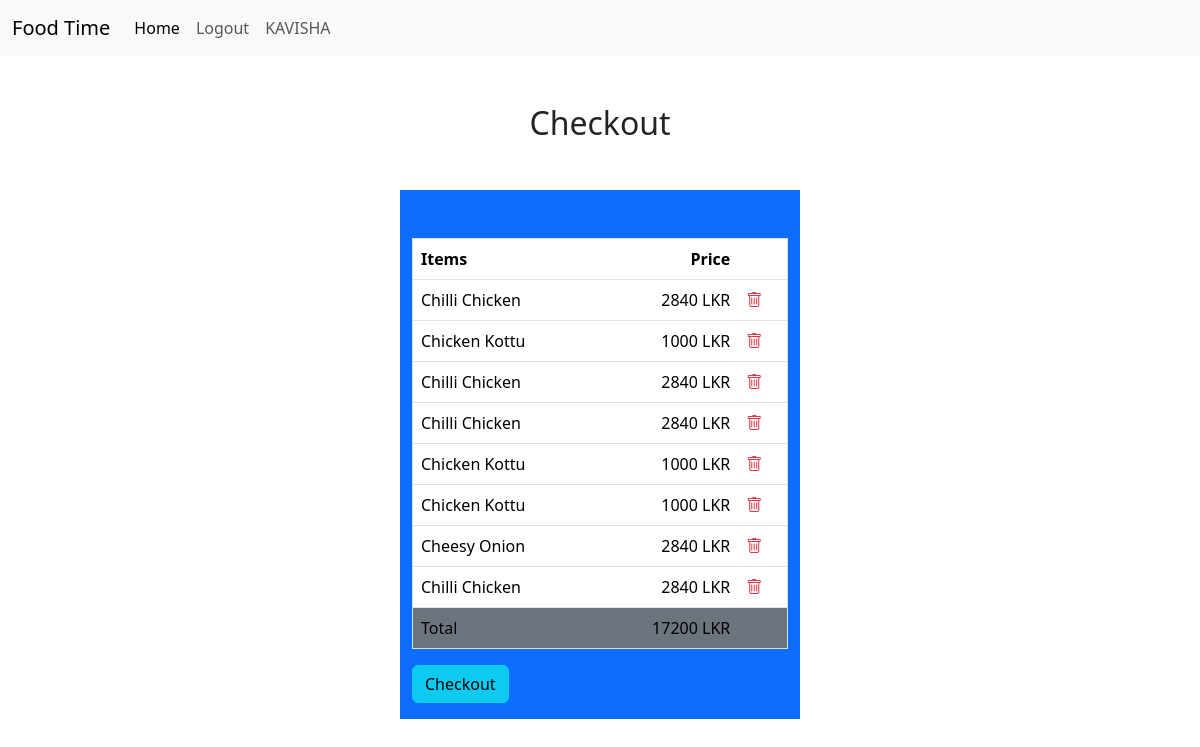
Screenshot of /checkout.php (signed in) with the database file from the repository.
### tables this page shows
CREATE TABLE `checkout` (
  `id` int(255) NOT NULL,
  `userName` varchar(255) NOT NULL,
  `item` varchar(255) NOT NULL,
  `balance` decimal(10,0) NOT NULL
);

### checkout.php (the view, shortened to what this page needs)
<?php
include "./includes/db.inc.php";
$userLoginIcon = $_SESSION["username"];
$totalB = 0;
?>
<!DOCTYPE html>
<html lang="en">
<head>
    <link href="https://cdn.jsdelivr.net/npm/bootstrap@5.3.3/dist/css/bootstrap.min.css" rel="stylesheet">
    <link rel="stylesheet" href="https://cdn.jsdelivr.net/npm/bootstrap-icons@1.11.3/font/bootstrap-icons.min.css">
</head>
<body>
    <nav class="navbar navbar-expand-lg bg-body-tertiary">
        <div class="container-fluid">
            <a class="navbar-brand" href="#">Food Time</a>
            <div class="collapse navbar-collapse" id="navbarNavAltMarkup">
                <div class="navbar-nav">
                    <a class="nav-link active" aria-current="page" href="./index.php">Home</a>
                    <?php
                    if ($userLoginIcon) {
                        echo "<a class='nav-link' href='./includes/logout.inc.php'>Logout</a>";
                    } ?>
                    <a class="nav-link" href="#">
                        <?Php
                        echo strtoupper($userLoginIcon);
                        ?>
                    </a>
                </div>
            </div>
        </div>
    </nav>
    <h2 class="mt-5 text-center">Checkout</h2>
    <div class="container col-4 m-auto bg-primary mt-5 pt-5">
        <table class="table border">
            <thead>
                <tr>
                    <th scope="col">Items</th>
                    <th scope="col" class="text-end">Price</th>
                    <th></th>
                </tr>
            </thead>
            <tbody class="">
                <?php
                $sql = "SELECT * FROM checkout WHERE userName = ?";
                $stmt = $conn->prepare($sql);
                $stmt->bind_param("s", $userLoginIcon);
                $stmt->execute();
                $result = $stmt->get_result();
                if ($result->num_rows > 0) {
                    while ($row = $result->fetch_assoc()) { ?>
                        <tr>
                            <td><?php echo htmlspecialchars($row['item']); ?></td>
                            <td class="text-end"><?php echo htmlspecialchars($row['balance']); ?> LKR</td>
                            <td><a href="<?php echo '../includes/delete.php?id=' . $row['id'] . '&type=checkout&page=checkout'; ?>"><i class="bi bi-trash text-danger"></i></a></td>
                        </tr>
                        <?php $totalB += $row['balance']; ?>
                <?php }
                }
                ?>
                <tr class="bg-primary">
                    <td class="bg-secondary">Total</td>
                    <td class="bg-secondary text-end">
                        <?php
                        echo $totalB . " LKR";
                        ?>
                    </td>
                    <td class="bg-secondary">
                    </td>
                </tr>
            </tbody>
        </table>
        <button type="button" class="btn btn-info mb-3 text-black">Checkout</button></button>
    </div>
</body>
</html>

### rows the page displays
checkout: item "Chilli Chicken", balance "2840"
checkout: item "Chicken Kottu", balance "1000"
checkout: item "Chilli Chicken", balance "2840"
checkout: item "Chilli Chicken", balance "2840"
checkout: item "Chicken Kottu", balance "1000"
checkout: item "Chicken Kottu", balance "1000"
checkout: item "Cheesy Onion", balance "2840"
checkout: item "Chilli Chicken", balance "2840"

### other values shown
$userLoginIcon "KAVISHA"
$totalB "17200"
